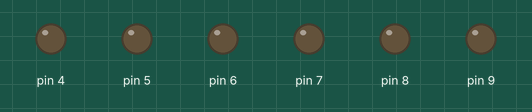
This sketch was run on a simulated Arduino Uno, built with avr-gcc and run on an emulated ATmega328P. Parts: output pins drawn as LEDs (lit = HIGH).

Above: at 0.75 s.
At 6.1 s:
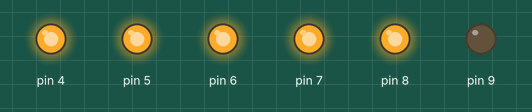
At 7.1 s:
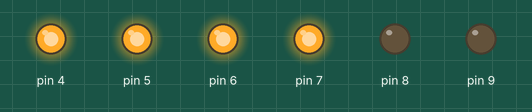
At 8.1 s:
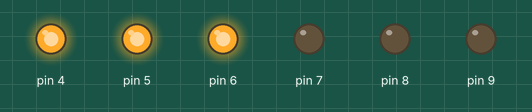
At 10.1 s:
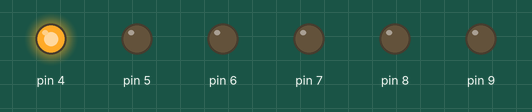
At 23.7 s:
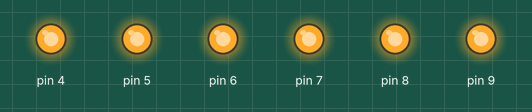
Timing chart, 0 to 24.8 s (numbered marks = the images above):
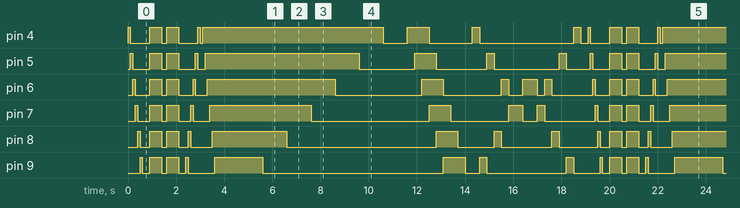

Measured:
- by itself, pin 5: repeats every 19.1 s: LOW 0.70 s, HIGH 0.50 s, LOW 0.20 s, HIGH 0.50 s, LOW 0.70 s, HIGH 0.10 s, LOW 0.30 s, HIGH 6.4 s, LOW 2.3 s, HIGH 0.90 s, LOW 2.1 s, HIGH 0.30 s, LOW 2.7 s, HIGH 0.30 s, LOW 1.0 s, HIGH 0.10 s
- by itself, pin 8: repeats every 19.1 s: LOW 0.40 s, HIGH 0.50 s, LOW 0.20 s, HIGH 0.50 s, LOW 0.40 s, HIGH 0.10 s, LOW 0.90 s, HIGH 3.1 s, LOW 6.2 s, HIGH 0.90 s, LOW 1.5 s, HIGH 0.30 s, LOW 2.1 s, HIGH 0.30 s, LOW 1.6 s, HIGH 0.10 s
- by itself, everything shown: repeats every 19.1 s, in 53 steps

The sketch:

_6LED_LIGHT_SHOW.ino
```cpp
/*1st. speed walk
 * 2nd blink twice
 * speed walk in reverse
 * come back in and fill
 * reverse fill
 * into a train
 * then freestyle bounce
 */
void setup() {
  // put your setup code here, to run once:
pinMode(4,OUTPUT);
pinMode(5,OUTPUT);
pinMode(6,OUTPUT);
pinMode(7,OUTPUT);
pinMode(8,OUTPUT);
pinMode(9,OUTPUT);

}

void loop() {
  // put your main code here, to run repeatedly:
digitalWrite(4,HIGH);
digitalWrite(5,LOW);
digitalWrite(6,LOW);
digitalWrite(7,LOW);
digitalWrite(8,LOW);
digitalWrite(9,LOW);
delay(100);

digitalWrite(4,LOW);
digitalWrite(5,HIGH);
digitalWrite(6,LOW);
digitalWrite(7,LOW);
digitalWrite(8,LOW);
digitalWrite(9,LOW);
delay(100);

digitalWrite(4,LOW);
digitalWrite(5,LOW);
digitalWrite(6,HIGH);
digitalWrite(7,LOW);
digitalWrite(8,LOW);
digitalWrite(9,LOW);
delay(100);

digitalWrite(4,LOW);
digitalWrite(5,LOW);
digitalWrite(6,LOW);
digitalWrite(7,HIGH);
digitalWrite(8,LOW);
digitalWrite(9,LOW);
delay(100);

digitalWrite(4,LOW);
digitalWrite(5,LOW);
digitalWrite(6,LOW);
digitalWrite(7,LOW);
digitalWrite(8,HIGH);
digitalWrite(9,LOW);
delay(100);

digitalWrite(4,LOW);
digitalWrite(5,LOW);
digitalWrite(6,LOW);
digitalWrite(7,LOW);
digitalWrite(8,LOW);
digitalWrite(9,HIGH);
delay(100);

digitalWrite(4,LOW);
digitalWrite(5,LOW);
digitalWrite(6,LOW);
digitalWrite(7,LOW);
digitalWrite(8,LOW);
digitalWrite(9,LOW);
delay(300);

//START BLINKING

digitalWrite(4,HIGH);
digitalWrite(5,HIGH);
digitalWrite(6,HIGH);
digitalWrite(7,HIGH);
digitalWrite(8,HIGH);
digitalWrite(9,HIGH);
delay(500);

digitalWrite(4,LOW);
digitalWrite(5,LOW);
digitalWrite(6,LOW);
digitalWrite(7,LOW);
digitalWrite(8,LOW);
digitalWrite(9,LOW);
delay(200);

digitalWrite(4,HIGH);
digitalWrite(5,HIGH);
digitalWrite(6,HIGH);
digitalWrite(7,HIGH);
digitalWrite(8,HIGH);
digitalWrite(9,HIGH);
delay(500);

digitalWrite(4,LOW);
digitalWrite(5,LOW);
digitalWrite(6,LOW);
digitalWrite(7,LOW);
digitalWrite(8,LOW);
digitalWrite(9,LOW);
delay(300);
//WALK BACK
digitalWrite(4,LOW);
digitalWrite(5,LOW);
digitalWrite(6,LOW);
digitalWrite(7,LOW);
digitalWrite(8,LOW);
digitalWrite(9,HIGH);
delay(100);

digitalWrite(4,LOW);
digitalWrite(5,LOW);
digitalWrite(6,LOW);
digitalWrite(7,LOW);
digitalWrite(8,HIGH);
digitalWrite(9,LOW);
delay(100);

digitalWrite(4,LOW);
digitalWrite(5,LOW);
digitalWrite(6,LOW);
digitalWrite(7,HIGH);
digitalWrite(8,LOW);
digitalWrite(9,LOW);
delay(100);

digitalWrite(4,LOW);
digitalWrite(5,LOW);
digitalWrite(6,HIGH);
digitalWrite(7,LOW);
digitalWrite(8,LOW);
digitalWrite(9,LOW);
delay(100);

digitalWrite(4,LOW);
digitalWrite(5,HIGH);
digitalWrite(6,LOW);
digitalWrite(7,LOW);
digitalWrite(8,LOW);
digitalWrite(9,LOW);
delay(100);

digitalWrite(4,HIGH);
digitalWrite(5,LOW);
digitalWrite(6,LOW);
digitalWrite(7,LOW);
digitalWrite(8,LOW);
digitalWrite(9,LOW);
delay(100);

digitalWrite(4,LOW);
digitalWrite(5,LOW);
digitalWrite(6,LOW);
digitalWrite(7,LOW);
digitalWrite(8,LOW);
digitalWrite(9,LOW);
delay(100);

//FAST FILL

digitalWrite(4,HIGH);
digitalWrite(5,LOW);
digitalWrite(6,LOW);
digitalWrite(7,LOW);
digitalWrite(8,LOW);
digitalWrite(9,LOW);
delay(100);

digitalWrite(4,HIGH);
digitalWrite(5,HIGH);
digitalWrite(6,LOW);
digitalWrite(7,LOW);
digitalWrite(8,LOW);
digitalWrite(9,LOW);
delay(100);

digitalWrite(4,HIGH);
digitalWrite(5,HIGH);
digitalWrite(6,HIGH);
digitalWrite(7,LOW);
digitalWrite(8,LOW);
digitalWrite(9,LOW);
delay(100);

digitalWrite(4,HIGH);
digitalWrite(5,HIGH);
digitalWrite(6,HIGH);
digitalWrite(7,HIGH);
digitalWrite(8,LOW);
digitalWrite(9,LOW);
delay(100);

digitalWrite(4,HIGH);
digitalWrite(5,HIGH);
digitalWrite(6,HIGH);
digitalWrite(7,HIGH);
digitalWrite(8,HIGH);
digitalWrite(9,LOW);
delay(100);

digitalWrite(4,HIGH);
digitalWrite(5,HIGH);
digitalWrite(6,HIGH);
digitalWrite(7,HIGH);
digitalWrite(8,HIGH);
digitalWrite(9,HIGH);
delay(1000);

//SLOW FILL

digitalWrite(4,HIGH);
digitalWrite(5,HIGH);
digitalWrite(6,HIGH);
digitalWrite(7,HIGH);
digitalWrite(8,HIGH);
digitalWrite(9,HIGH);
delay(1000);

digitalWrite(4,HIGH);
digitalWrite(5,HIGH);
digitalWrite(6,HIGH);
digitalWrite(7,HIGH);
digitalWrite(8,HIGH);
digitalWrite(9,LOW);
delay(1000);

digitalWrite(4,HIGH);
digitalWrite(5,HIGH);
digitalWrite(6,HIGH);
digitalWrite(7,HIGH);
digitalWrite(8,LOW);
digitalWrite(9,LOW);
delay(1000);

digitalWrite(4,HIGH);
digitalWrite(5,HIGH);
digitalWrite(6,HIGH);
digitalWrite(7,LOW);
digitalWrite(8,LOW);
digitalWrite(9,LOW);
delay(1000);

digitalWrite(4,HIGH);
digitalWrite(5,HIGH);
digitalWrite(6,LOW);
digitalWrite(7,LOW);
digitalWrite(8,LOW);
digitalWrite(9,LOW);
delay(1000);

digitalWrite(4,HIGH);
digitalWrite(5,LOW);
digitalWrite(6,LOW);
digitalWrite(7,LOW);
digitalWrite(8,LOW);
digitalWrite(9,LOW);
delay(1000);

digitalWrite(4,LOW);
digitalWrite(5,LOW);
digitalWrite(6,LOW);
digitalWrite(7,LOW);
digitalWrite(8,LOW);
digitalWrite(9,LOW);
delay(1000);

digitalWrite(4,HIGH);
digitalWrite(5,LOW);
digitalWrite(6,LOW);
digitalWrite(7,LOW);
digitalWrite(8,LOW);
digitalWrite(9,LOW);
delay(300);

digitalWrite(4,HIGH);
digitalWrite(5,HIGH);
digitalWrite(6,LOW);
digitalWrite(7,LOW);
digitalWrite(8,LOW);
digitalWrite(9,LOW);
delay(300);

digitalWrite(4,HIGH);
digitalWrite(5,HIGH);
digitalWrite(6,HIGH);
digitalWrite(7,LOW);
digitalWrite(8,LOW);
digitalWrite(9,LOW);
delay(300);

digitalWrite(4,LOW);
digitalWrite(5,HIGH);
digitalWrite(6,HIGH);
digitalWrite(7,HIGH);
digitalWrite(8,LOW);
digitalWrite(9,LOW);
delay(300);

digitalWrite(4,LOW);
digitalWrite(5,LOW);
digitalWrite(6,HIGH);
digitalWrite(7,HIGH);
digitalWrite(8,HIGH);
digitalWrite(9,LOW);
delay(300);

digitalWrite(4,LOW);
digitalWrite(5,LOW);
digitalWrite(6,LOW);
digitalWrite(7,HIGH);
digitalWrite(8,HIGH);
digitalWrite(9,HIGH);
delay(300);

digitalWrite(4,LOW);
digitalWrite(5,LOW);
digitalWrite(6,LOW);
digitalWrite(7,LOW);
digitalWrite(8,HIGH);
digitalWrite(9,HIGH);
delay(300);

digitalWrite(4,LOW);
digitalWrite(5,LOW);
digitalWrite(6,LOW);
digitalWrite(7,LOW);
digitalWrite(8,LOW);
digitalWrite(9,HIGH);
delay(300);

digitalWrite(4,LOW);
digitalWrite(5,LOW);
digitalWrite(6,LOW);
digitalWrite(7,LOW);
digitalWrite(8,LOW);
digitalWrite(9,LOW);
delay(300);

//UH, HIDE AND SEEK

digitalWrite(4,HIGH);
digitalWrite(5,LOW);
digitalWrite(6,LOW);
digitalWrite(7,LOW);
digitalWrite(8,LOW);
digitalWrite(9,LOW);
delay(300);

digitalWrite(4,LOW);
digitalWrite(5,LOW);
digitalWrite(6,LOW);
digitalWrite(7,LOW);
digitalWrite(8,LOW);
digitalWrite(9,HIGH);
delay(300);

digitalWrite(4,LOW);
digitalWrite(5,HIGH);
digitalWrite(6,LOW);
digitalWrite(7,LOW);
digitalWrite(8,LOW);
digitalWrite(9,LOW);
delay(300);

digitalWrite(4,LOW);
digitalWrite(5,LOW);
digitalWrite(6,LOW);
digitalWrite(7,LOW);
digitalWrite(8,HIGH);
digitalWrite(9,LOW);
delay(300);

digitalWrite(4,LOW);
digitalWrite(5,LOW);
digitalWrite(6,HIGH);
digitalWrite(7,LOW);
digitalWrite(8,LOW);
digitalWrite(9,LOW);
delay(300);

digitalWrite(4,LOW);
digitalWrite(5,LOW);
digitalWrite(6,LOW);
digitalWrite(7,HIGH);
digitalWrite(8,LOW);
digitalWrite(9,LOW);
delay(300);

digitalWrite(4,LOW);
digitalWrite(5,LOW);
digitalWrite(6,LOW);
digitalWrite(7,HIGH);
digitalWrite(8,LOW);
digitalWrite(9,LOW);
delay(300);

digitalWrite(4,LOW);
digitalWrite(5,LOW);
digitalWrite(6,HIGH);
digitalWrite(7,LOW);
digitalWrite(8,LOW);
digitalWrite(9,LOW);
delay(300);

digitalWrite(4,LOW);
digitalWrite(5,LOW);
digitalWrite(6,HIGH);
digitalWrite(7,LOW);
digitalWrite(8,LOW);
digitalWrite(9,LOW);
delay(300);

digitalWrite(4,LOW);
digitalWrite(5,LOW);
digitalWrite(6,LOW);
digitalWrite(7,HIGH);
digitalWrite(8,LOW);
digitalWrite(9,LOW);
delay(300);

digitalWrite(4,LOW);
digitalWrite(5,LOW);
digitalWrite(6,HIGH);
digitalWrite(7,LOW);
digitalWrite(8,LOW);
digitalWrite(9,LOW);
delay(300);

digitalWrite(4,LOW);
digitalWrite(5,LOW);
digitalWrite(6,LOW);
digitalWrite(7,LOW);
digitalWrite(8,HIGH);
digitalWrite(9,LOW);
delay(300);

digitalWrite(4,LOW);
digitalWrite(5,HIGH);
digitalWrite(6,LOW);
digitalWrite(7,LOW);
digitalWrite(8,LOW);
digitalWrite(9,LOW);
delay(300);

digitalWrite(4,LOW);
digitalWrite(5,LOW);
digitalWrite(6,LOW);
digitalWrite(7,LOW);
digitalWrite(8,LOW);
digitalWrite(9,HIGH);
delay(300);

digitalWrite(4,HIGH);
digitalWrite(5,LOW);
digitalWrite(6,LOW);
digitalWrite(7,LOW);
digitalWrite(8,LOW);
digitalWrite(9,LOW);
delay(300);

digitalWrite(4,LOW);
digitalWrite(5,LOW);
digitalWrite(6,LOW);
digitalWrite(7,LOW);
digitalWrite(8,LOW);
digitalWrite(9,LOW);
delay(300);
}
```
